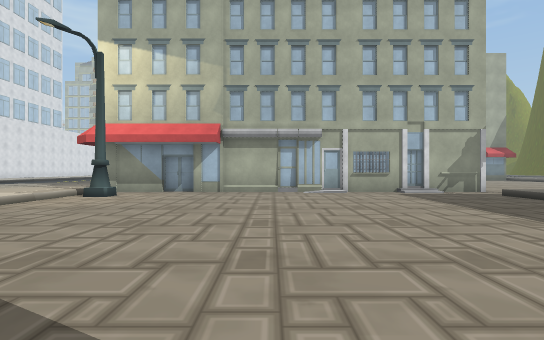
view 1 (above)

24 first-person views from a walk through a 3-D level made in the Unity game engine. The camera is 1.2 m above the floor, looks level and sees 80° across. The floor is counted in squares, 2 m on a side. Each view is taken from the middle of a square. On the plan, view 1 faces up. The plan holds only what a view shows up to about 10 squares ahead; the rest is blank. The place goes on beyond the plan. The player character is not drawn. Some surface patterns are stand-ins.

view 2
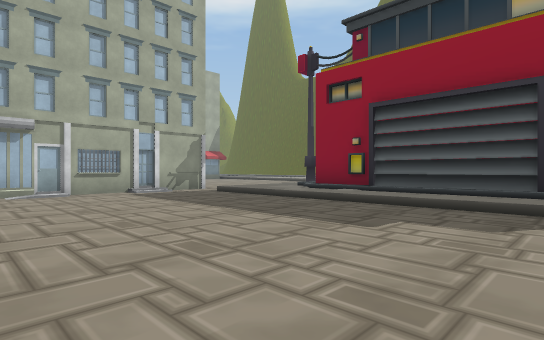

view 3
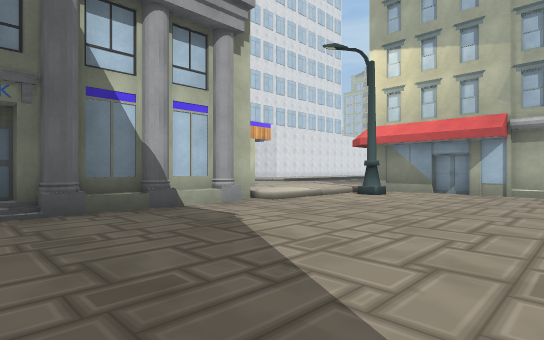

view 4
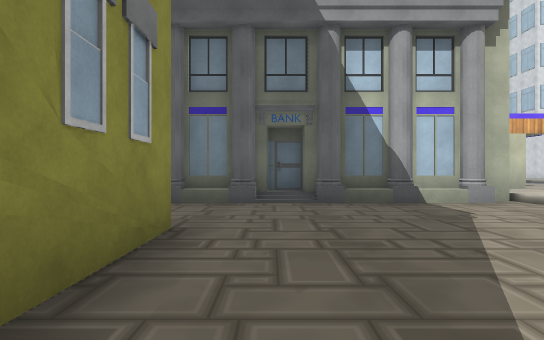

view 5
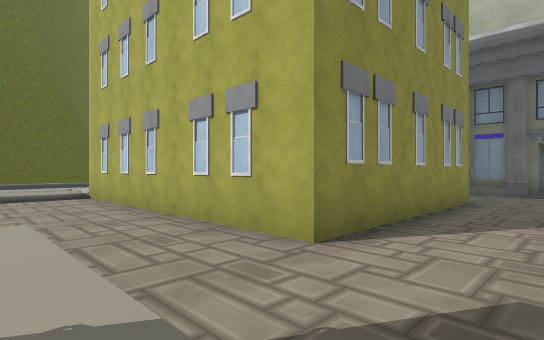

view 6
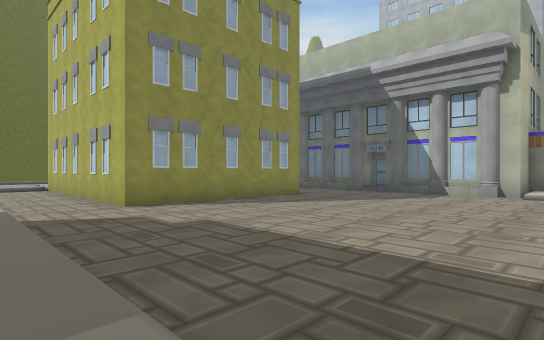

view 7
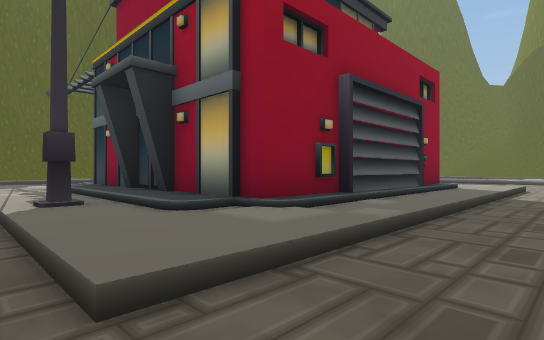

view 8
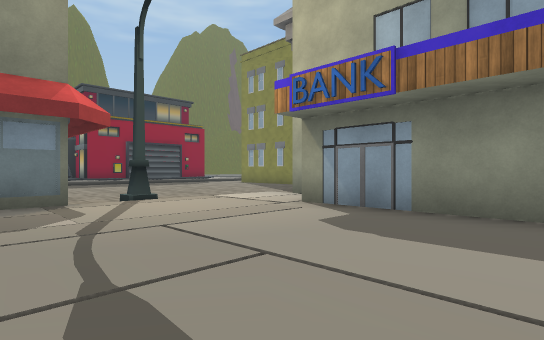

view 9
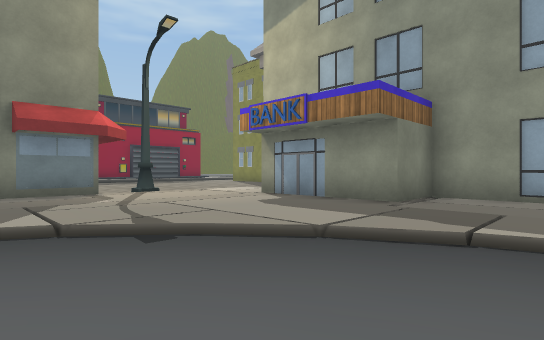

view 10
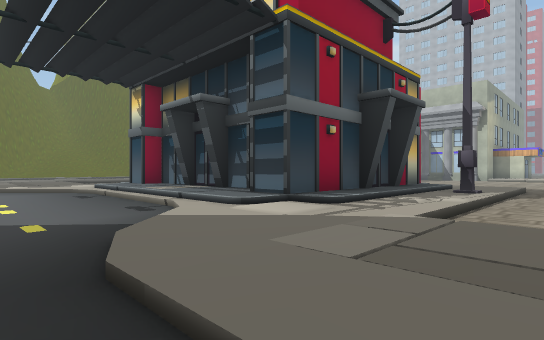

view 11
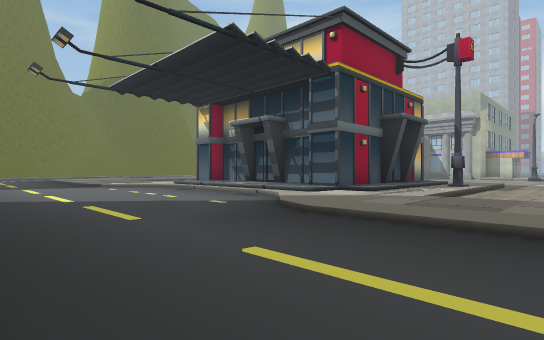

view 12
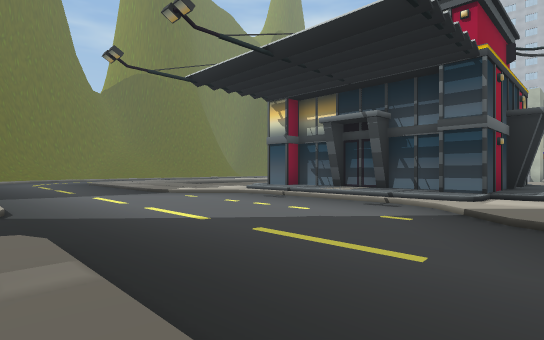

view 13
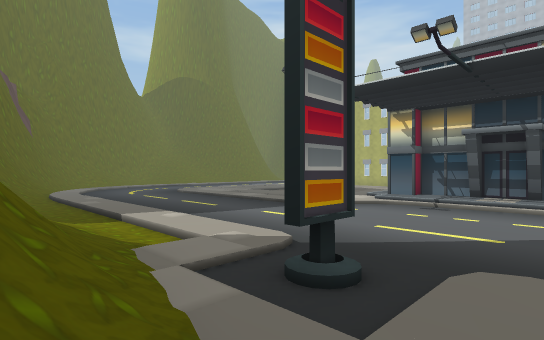

view 14
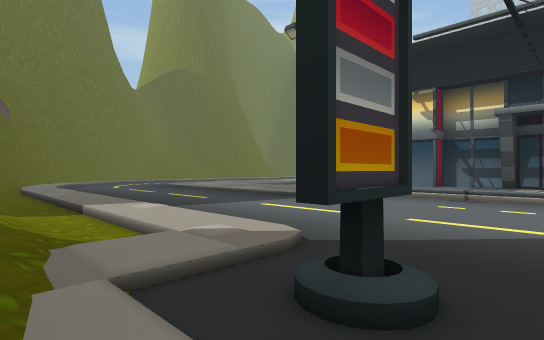

view 15
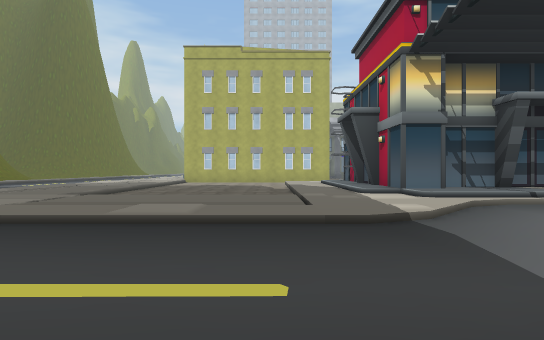

view 16
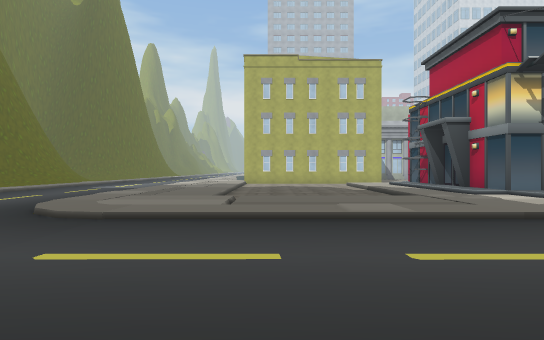

view 17
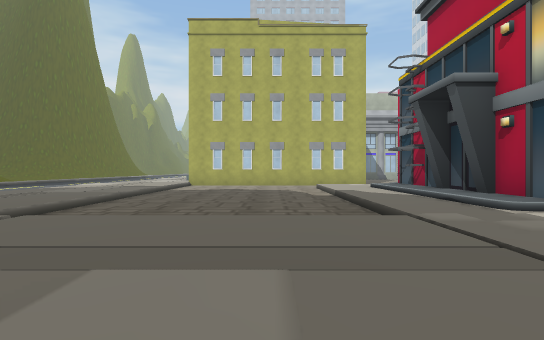

view 18
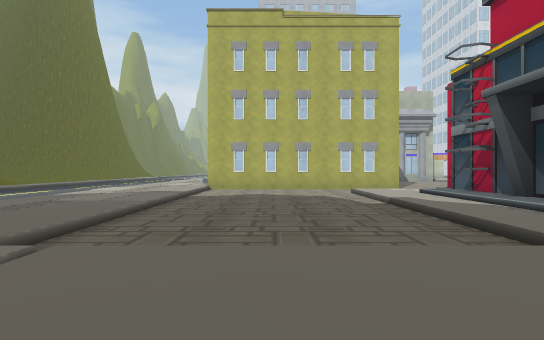

view 19
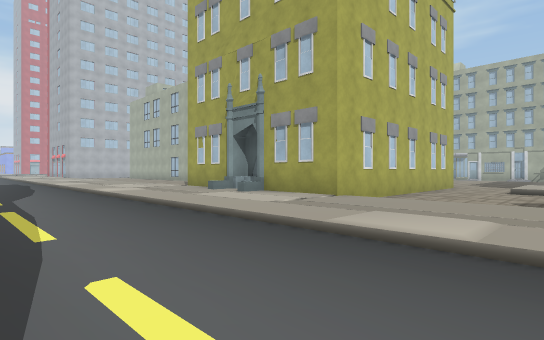

view 20
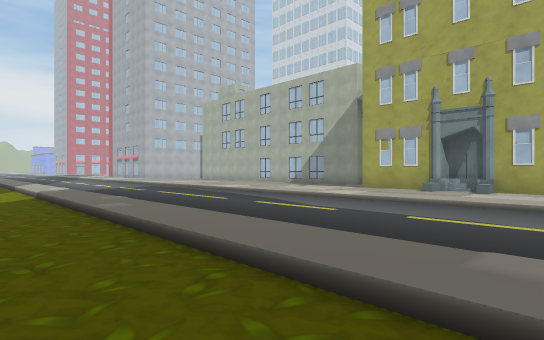

view 21
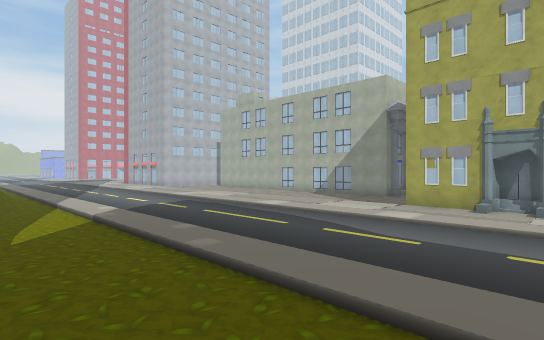

view 22
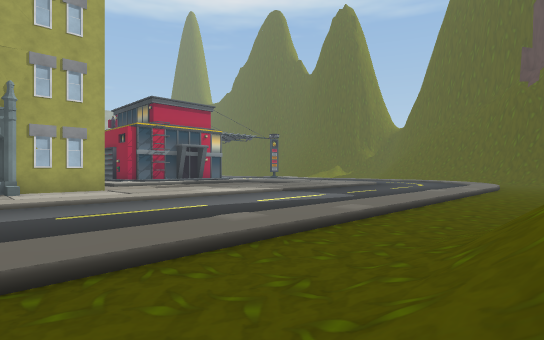

view 23
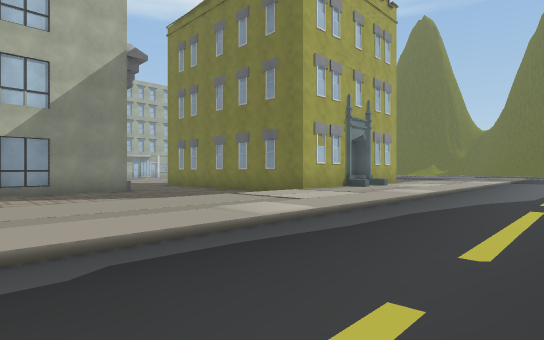

view 24
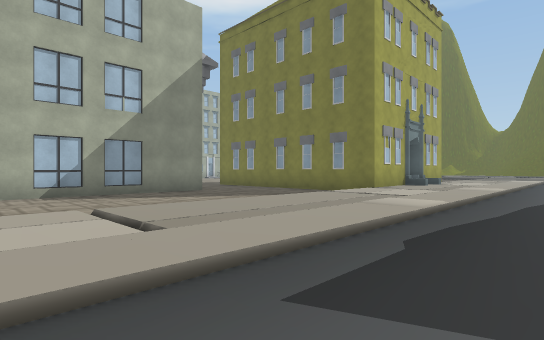

### Floor plan
Key: @ floor where view 1 was taken; # wall or solid block; . main floor; : floor 0.25 m higher than the main floor; + floor 0.5 m higher than the main floor; / step, stairs or slope; O other object.
Columns run from 12 left of view 1 to 24 right of it. Each row starts with its distance up from view 1.
 11 ....::
 10 .../::::                   ::....
  9 ../::::/#########O#......  /:....
  8 ///::::/.................. /:....
  7 ::/::::/#.........::/#////::/....:
  6 .:####:/..........:/+++++/::/....:
  5   #  #::..........:#######//.....:
  4  ##  ###..........:#    #+/......:/ /
  3        #..........:#    #//......////
  2        #..........:#    #+/......#//#
  1       ##..........:#    #//......///#
  0       #/....@.....:#    #+/......://
 -1       ##..#OO###..:#######//.....://
 -2        #.      #..:///////::/....://
 -3        #       #..:://////:::....:.
 -4   ######       #..........:::....:.
 -5   .......      #..........:::....:.
 -6   ........#    #..........:::....:.
 -7   ........#    #..........:::....:.
 -8   ....    ######..........:::....:/
 -9  :::::::::O:/O:O:::::::::::::... :/
-10  :::::::::::::::::::::::::::/..
-11  :::::::::::::::::::::::::://.
-12  ....................   ....
-13  ....................  ....
-14    ................... ...
-15     .................. .
-16    :::::::::::::::::::::
-17    ......................
-18    ........../////.......
-19          ../////

Where each view was taken, in squares from view 1:
view 1: 0 up, 0 right, facing up
view 2: 0 up, 0 right, facing up-right
view 3: 0 up, 0 right, facing up-left
view 4: 0 up, 1 right, facing left
view 5: 1 up, 6 right, facing down-left
view 6: 6 up, 6 right, facing down-left
view 7: 8 up, 4 right, facing down-right
view 8: 10 up, 10 left, facing down-right
view 9: 11 up, 12 left, facing down-right
view 10: 9 up, 17 right, facing down-left
view 11: 10 up, 20 right, facing down-left
view 12: 7 up, 21 right, facing down-left
view 13: 4 up, 24 right, facing down-left
view 14: 3 up, 23 right, facing down-left
view 15: 4 down, 20 right, facing left
view 16: 7 down, 21 right, facing left
view 17: 5 down, 17 right, facing left
view 18: 6 down, 16 right, facing left
view 19: 14 down, 7 right, facing up-left
view 20: 18 down, 3 right, facing up-left
view 21: 19 down, 2 right, facing up-left
view 22: 19 down, 0 right, facing up-right
view 23: 14 down, 9 left, facing up-right
view 24: 13 down, 11 left, facing up-right
